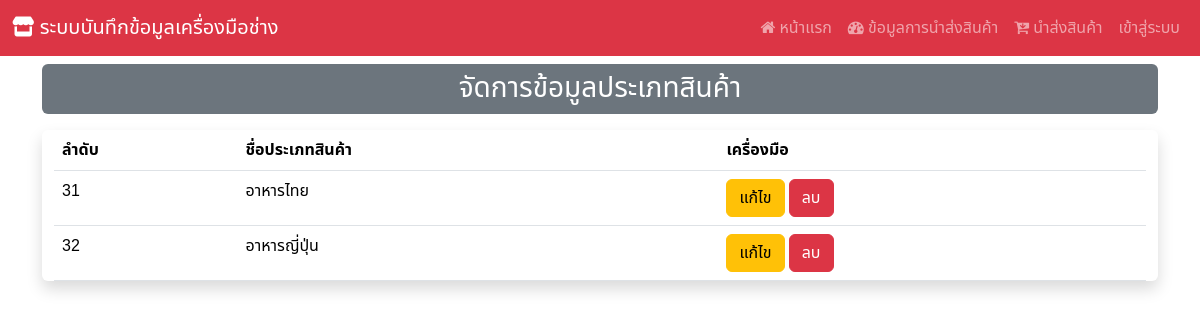
/manage_type, run on an earlier commit of the app's database.
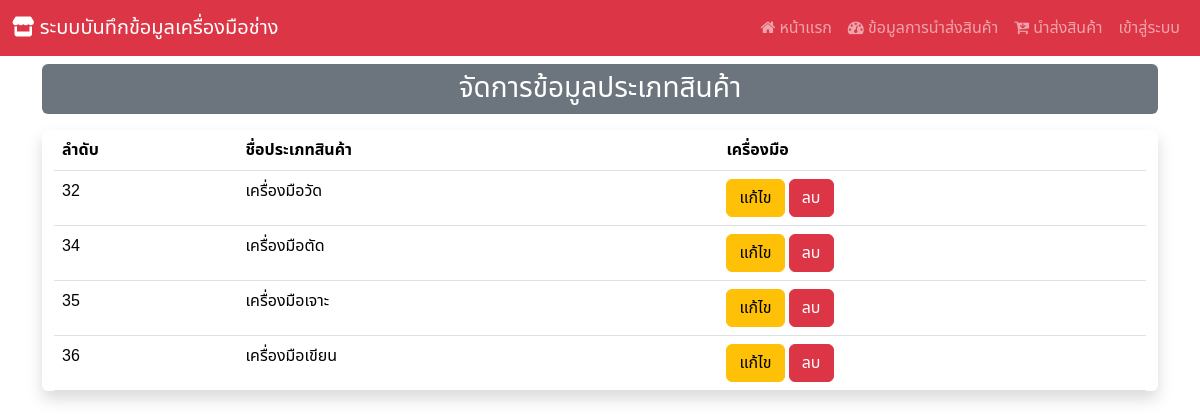
And on a later commit of the database.
### Hospital_app/models.py (models this page shows, shortened)
class d_type(models.Model):
    type_id = models.AutoField(primary_key=True)
    type_name = models.CharField(max_length=255)

### Hospital_app/views.py (the view)
# urls.py: path('manage_type',views.manage_type),
def manage_type(request):
    show_type = d_type.objects.all()
    context  = {"type" : show_type}
    return render(request,'manage_type.html',context)

### Hospital_app/templates/manage_type.html (shortened to what this page needs)
{% extends "base.html" %}
{% block content %}
<div class="mt-2 p-2 bg-secondary text-center text-white rounded h3">
    จัดการข้อมูลประเภทสินค้า
</div>
<div class="container-fluid my-3 justify-content-center align-items-center shadow rounded">
    <table class="table table-responsive">
        <thead>
            <tr>
                <th>ลำดับ</th>
                <th>ชื่อประเภทสินค้า</th>
                <th></th>
                <th>เครื่องมือ</th>
            </tr>
        </thead>
        <tbody>
            {% for i in type %}
            <tr>
                <td>{{ i.type_id }}</td>
                <td>{{ i.type_name }}</td>
                <td>{{ i.product_exp }}</td>
                <td>
                <div class="col d-none d-sm-block">
                    <a href="editt/{{ i.type_id }}" class="btn btn-warning">แก้ไข</a>
                    <a href="delete_type/{{ i.type_id }}/" class="btn btn-danger" data-bs-toggle="modal" data-bs-target="#deleteConfirmationModal" onclick="setDeleteUrl('delete_type/{{ i.type_id }}/')">ลบ</a>
                </div>
                </td>
            </tr>
            {% endfor %}
        </tbody>
      </div>
</div>
{% endblock %}

What changed in the data, as far as the page shows it:
removed d_type: type_id "31", type_name "อาหารไทย"
changed d_type id 32: type_name "อาหารญี่ปุ่น" → "เครื่องมือวัด"
added d_type: type_id "34", type_name "เครื่องมือตัด"
added d_type: type_id "35", type_name "เครื่องมือเจาะ"
added d_type: type_id "36", type_name "เครื่องมือเขียน"
